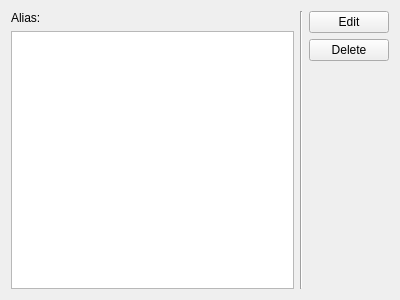
<?xml version="1.0" encoding="UTF-8"?>
<ui version="4.0">
 <class>Form</class>
 <widget class="QWidget" name="Form">
  <property name="geometry">
   <rect>
    <x>0</x>
    <y>0</y>
    <width>400</width>
    <height>300</height>
   </rect>
  </property>
  <property name="windowTitle">
   <string>Form</string>
  </property>
  <layout class="QGridLayout" name="gridLayout">
   <item row="0" column="0">
    <layout class="QVBoxLayout" name="layout_vertical2">
     <item>
      <widget class="QLabel" name="lbl_aliases">
       <property name="text">
        <string>Alias:</string>
       </property>
      </widget>
     </item>
     <item>
      <widget class="QListWidget" name="list_alias"/>
     </item>
    </layout>
   </item>
   <item row="0" column="2">
    <layout class="QVBoxLayout" name="layout_vertical">
     <item>
      <widget class="QPushButton" name="btn_edit">
       <property name="text">
        <string>Edit</string>
       </property>
      </widget>
     </item>
     <item>
      <widget class="QPushButton" name="btn_delete">
       <property name="text">
        <string>Delete</string>
       </property>
      </widget>
     </item>
     <item>
      <spacer name="verticalSpacer">
       <property name="orientation">
        <enum>Qt::Vertical</enum>
       </property>
       <property name="sizeHint" stdset="0">
        <size>
         <width>20</width>
         <height>40</height>
        </size>
       </property>
      </spacer>
     </item>
    </layout>
   </item>
   <item row="0" column="1">
    <widget class="Line" name="line_2">
     <property name="orientation">
      <enum>Qt::Vertical</enum>
     </property>
    </widget>
   </item>
  </layout>
 </widget>
 <resources/>
 <connections/>
</ui>
